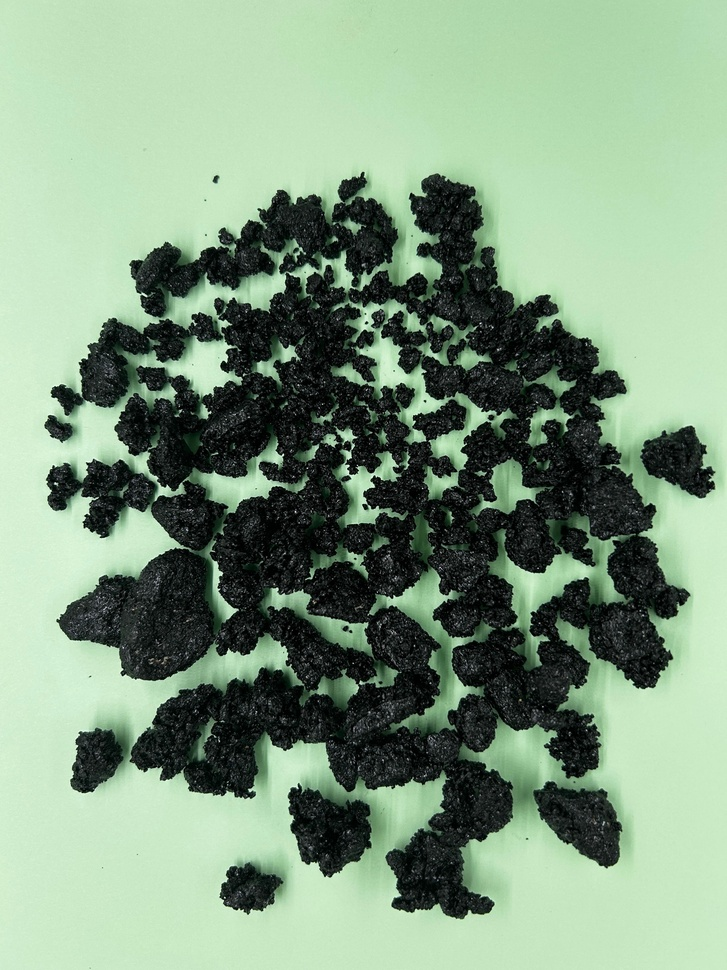
#> input picture before.JPG, 727 x 970 px, shrunk from 3024 x 4032 before the run; its folder holds only this picture in this run
$ python process.py before.JPG
#> lines starting #> are read from the running program, lines starting #| are printed output that depends on the picture; after the words box and inside, x2 and y2 are one past the last pixel; in counts of white or black regions, pixels touching at a corner belong together
"""Read an image `after.JPG`, remove green pixels, and show before/after.

Behavior:
- Loads an image file (default: after.JPG in the same folder).
- Detects green pixels using a simple rule: green channel significantly
  higher than red/blue and above a brightness threshold.
- Produces two outputs:
  - `after_no_green.png` (RGBA) with green pixels made transparent
  - `after_no_green.jpg` (RGB) where green pixels are replaced with white
- Displays the original and processed images side-by-side.

Usage:
	python process.py [path/to/after.JPG]

Requirements: pillow, numpy, matplotlib
"""

from __future__ import annotations

import os
import sys
from typing import Tuple

import numpy as np
from PIL import Image


def load_image(path: str) -> Image.Image:
#> called with path = 'before.JPG'
	if not os.path.exists(path):
		raise FileNotFoundError(f"Image not found: {path}")
	img = Image.open(path).convert("RGBA")
	return img


def remove_green_pixels(img: Image.Image, ratio: float = 1.2, diff_thresh: int = 40) -> Image.Image:
	"""Return a new RGBA image where detected green pixels are transparent.

	Detection rule (per-pixel):
	  G > ratio * R and G > ratio * B and (G - max(R, B)) > diff_thresh

	These parameters work well for strong green screens; adjust for
	different lighting or tint.
	"""
#> called with ratio = 1.1, diff_thresh = 10
	arr = np.array(img)  # shape (H, W, 4)
	if arr.ndim != 3 or arr.shape[2] < 3:
		raise ValueError("Unsupported image shape")

	r = arr[..., 0].astype(np.int16)
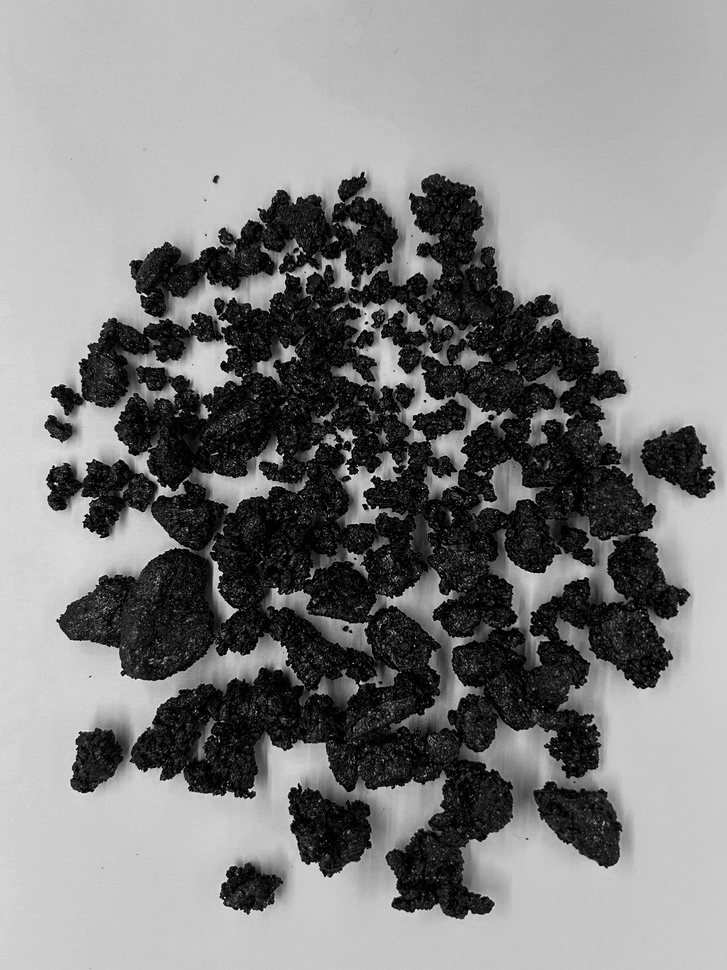
#> r: shape (970, 727) int16; min 0, max 242, mean 129
	g = arr[..., 1].astype(np.int16)
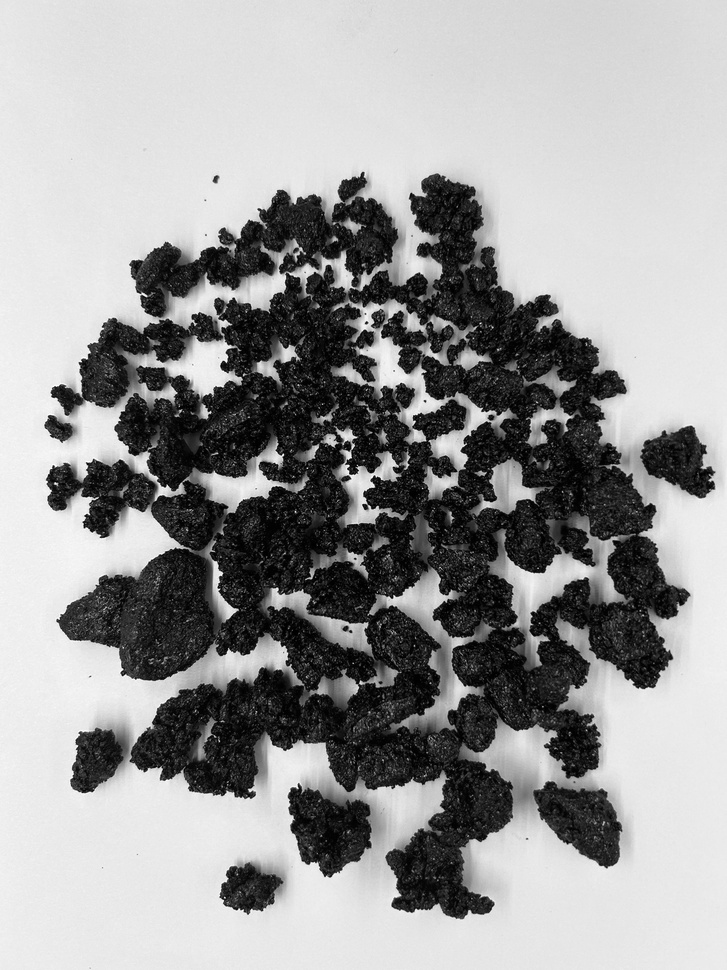
#> g: shape (970, 727) int16; min 0, max 255, mean 154
	b = arr[..., 2].astype(np.int16)

	# Compute green mask
	mask = (g > (ratio * r)) & (g > (ratio * b)) & ((g - np.maximum(r, b)) > diff_thresh)
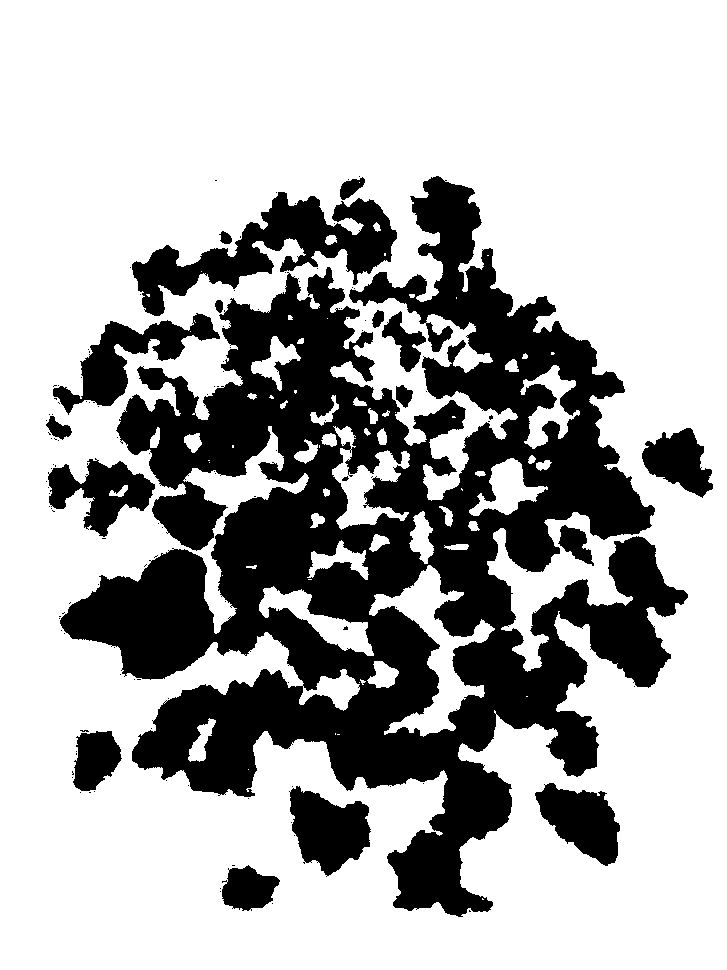
#> mask: shape (970, 727) bool; 68.9% white; 127 black regions (109 under 20 px), largest, box (x1, y1, x2, y2) and area: (60, 176, 688, 917) 179517, (132, 192, 397, 316) 11632, (53, 313, 220, 415) 5259

	# Create output RGBA array
	out = arr.copy()
	# Set alpha to 0 where mask is True
	out[..., 3] = np.where(mask, 0, out[..., 3])
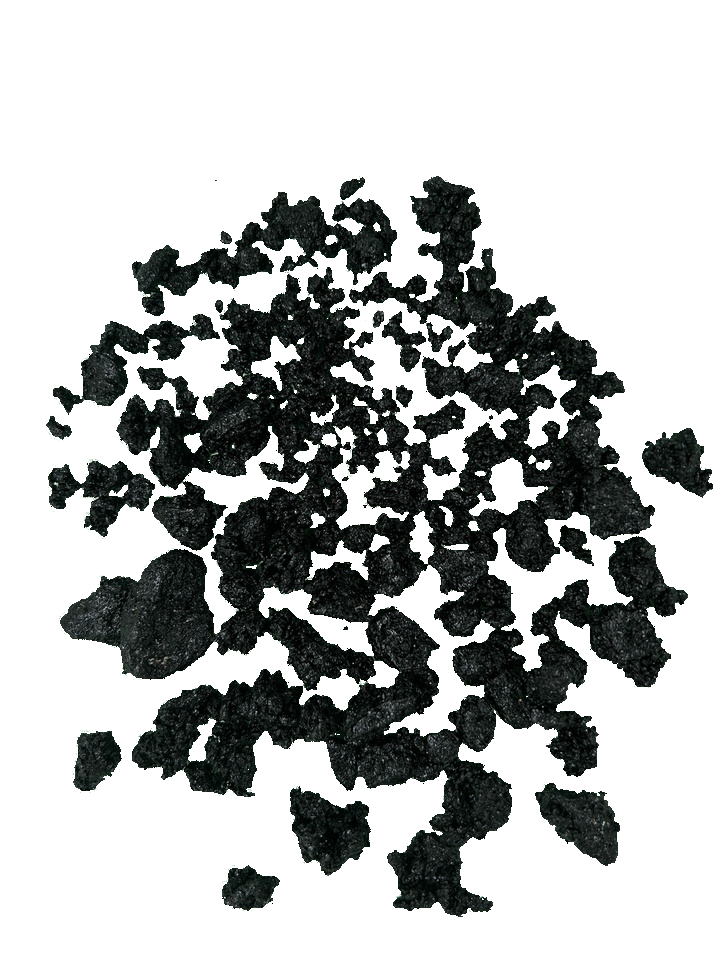
#> out: shape (970, 727, 4); mean R, G, B, A 129, 154, 128.6, 79.4; transparent parts drawn white

	return Image.fromarray(out)


def save_results(orig: Image.Image, processed: Image.Image, out_base: str = "after_no_green") -> Tuple[str, str]:
	"""Save processed image as PNG (with transparency) and JPG (green->white).

	Returns tuple (png_path, jpg_path)
	"""
#> called with out_base = 'after_no_green'
	png_path = f"{out_base}.png"
	jpg_path = f"{out_base}.jpg"

	# Save PNG with transparency
	processed.save(png_path)

	# For JPG, composite over white background
	white_bg = Image.new("RGB", processed.size, (255, 255, 255))
#> white_bg: PIL image 727x970 RGB; every value is 255
	rgb = Image.alpha_composite(white_bg.convert("RGBA"), processed).convert("RGB")
	rgb.save(jpg_path, quality=95)

	return png_path, jpg_path


def show_side_by_side(orig: Image.Image, processed: Image.Image, title: str = "Before / After") -> None:
	try:
		import matplotlib.pyplot as plt

		fig, axes = plt.subplots(1, 2, figsize=(12, 6))
		axes[0].imshow(orig.convert("RGB"))
		axes[0].set_title("Original")
		axes[0].axis("off")

		axes[1].imshow(processed)
		axes[1].set_title("No green (transparent)")
		axes[1].axis("off")

		fig.suptitle(title)
		plt.tight_layout()
		plt.show()
	except Exception as exc:  # pragma: no cover - interactive display may fail in CI
		print("Could not display images interactively:", exc)


def main(argv: list[str] | None = None) -> int:
	argv = argv if argv is not None else sys.argv[1:]
	img_path = argv[0] if argv else "after.JPG"

	print(f"Loading image: {img_path}")
	try:
		orig = load_image(img_path)
	except Exception as e:
		print("Error loading image:", e)
		return 2

	processed = remove_green_pixels(orig, ratio=1.1, diff_thresh=10)

	png_path, jpg_path = save_results(orig, processed)
#> png_path = 'after_no_green.png'; jpg_path = 'after_no_green.jpg'
	print(f"Saved: {png_path}")
#| Saved: after_no_green.png
	print(f"Saved: {jpg_path}")
#| Saved: after_no_green.jpg

	# Show images side-by-side
	show_side_by_side(orig, processed)

	return 0


if __name__ == "__main__":
	raise SystemExit(main())
#> (the program exits here)

$ run again, on after.JPG
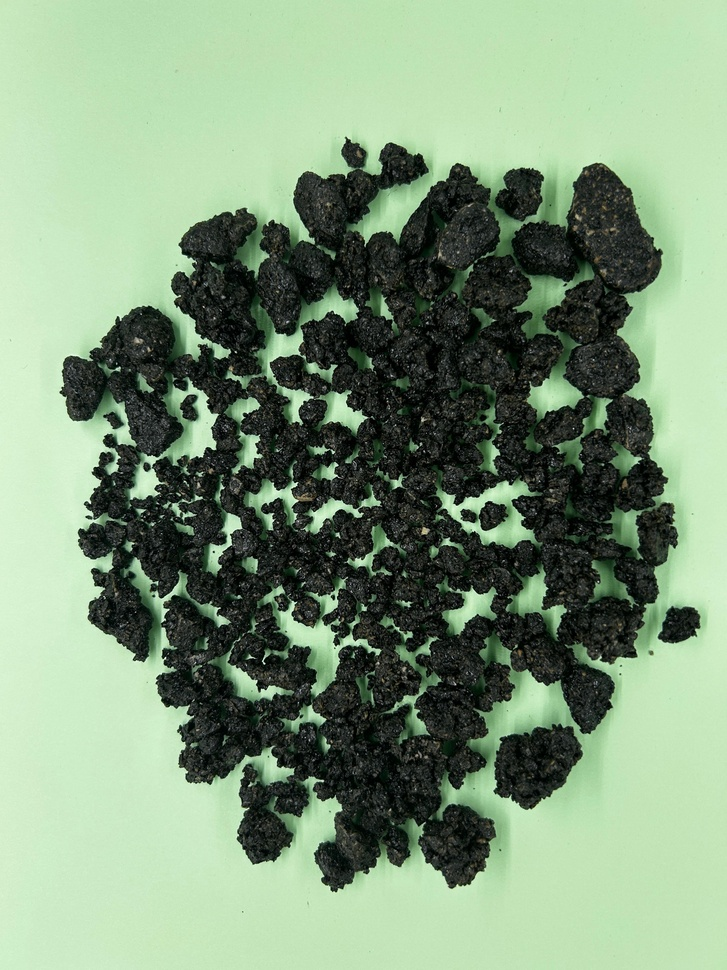
#> input picture after.JPG, 727 x 970 px, shrunk from 3024 x 4032 before the run
#> in remove_green_pixels, `mask = (g > (ratio * r)) & (g > (ratio * b)) & ((g - np.maximum(r, b))..`:
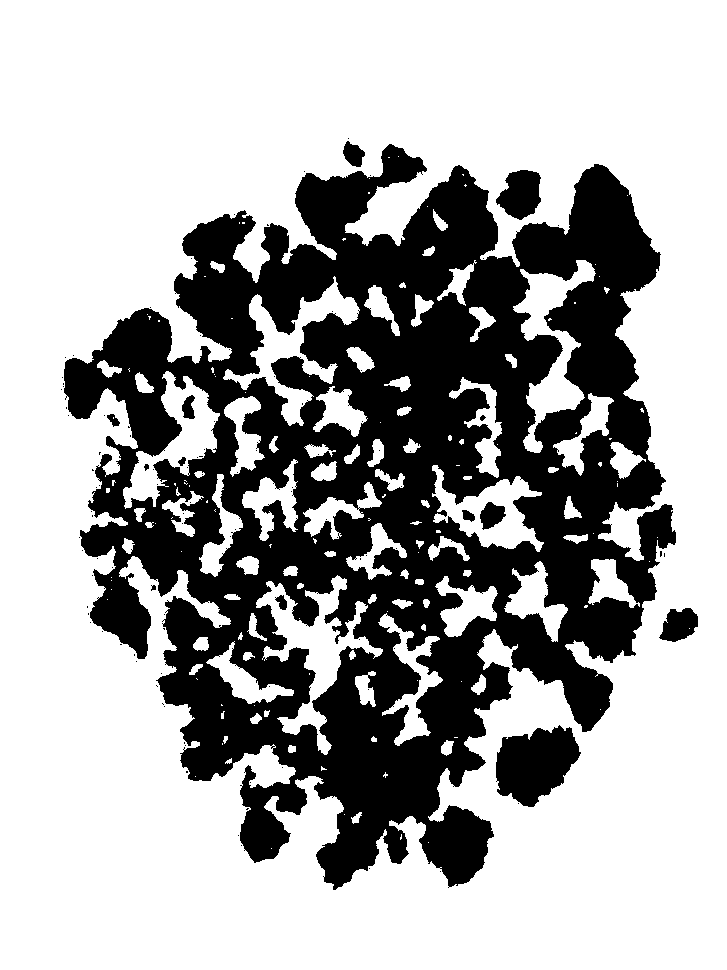
#> mask: shape (970, 727) bool; 66.8% white; 110 black regions (96 under 20 px), largest, box (x1, y1, x2, y2) and area: (64, 144, 676, 890) 225427, (496, 725, 581, 807) 4690, (496, 170, 541, 220) 1570
#> in remove_green_pixels, `out[..., 3] = np.where(mask, 0, out[..., 3])`:
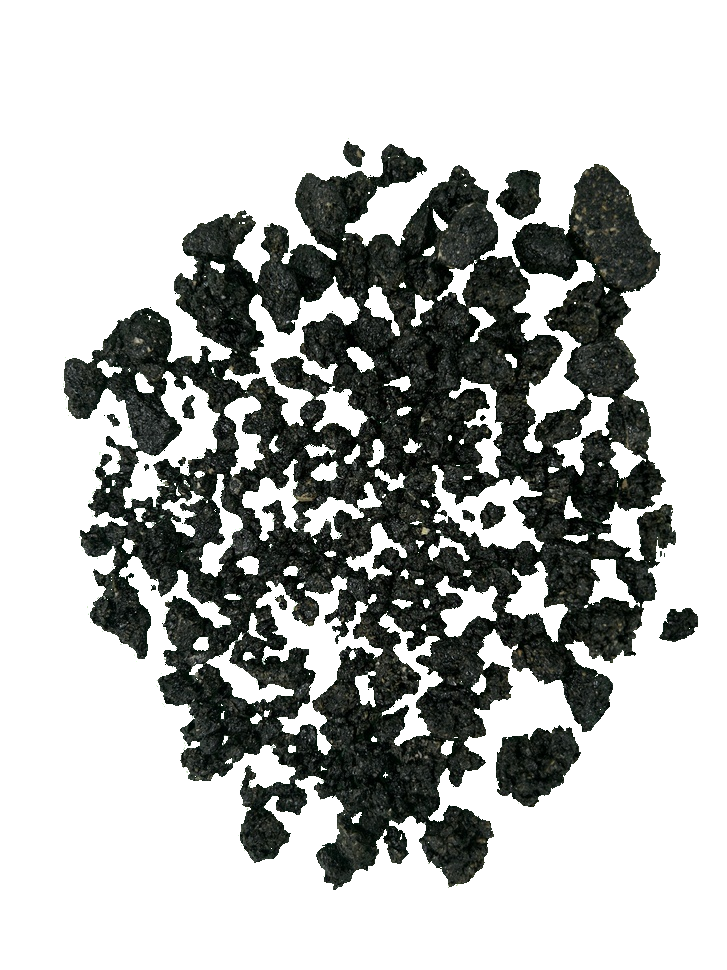
#> out: shape (970, 727, 4); mean R, G, B, A 127.2, 151.4, 122.7, 84.7; transparent parts drawn white
#> white_bg: PIL image 727x970 RGB; every value is 255
#> png_path = 'after_no_green.png'; jpg_path = 'after_no_green.jpg'
#| Saved: after_no_green.png
#| Saved: after_no_green.jpg
